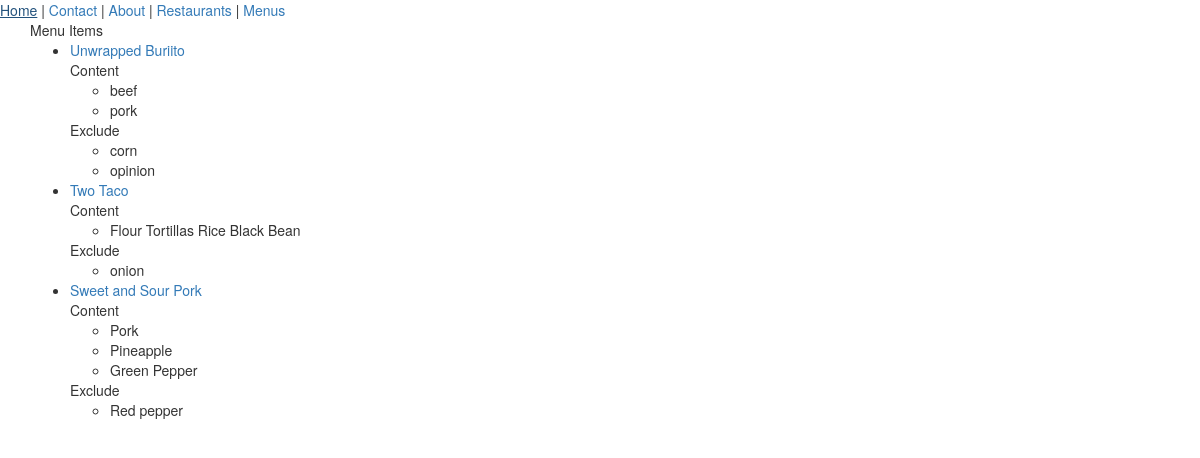
The page /items/ (signed in) on the database as committed earlier.
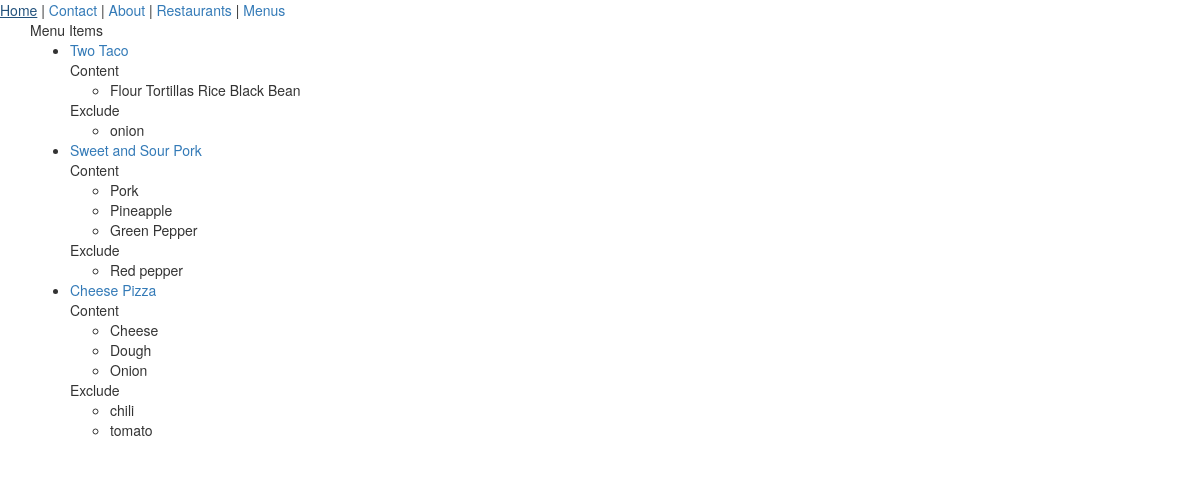
The same page on the database as committed later.
### menus/models.py (models this page shows, shortened)
class Item(models.Model):
	user 		= models.ForeignKey(settings.AUTH_USER_MODEL)
	restaurant 	= models.ForeignKey(RestaurantLocation)
	name 		= models.CharField(max_length=120)
	content 	= models.TextField(help_text='separete each item by comma')
	exclude 	= models.TextField(blank=True, null=True, help_text='separete each item by comma')
	public 		= models.BooleanField(default=True)
	timestamp 	= models.DateTimeField(auto_now_add=True)
	updated		= models.DateTimeField(auto_now=True)
	class Meta:
		ordering = ['updated', '-timestamp']
	def get_content(self):
		return self.content.split(",")
	def get_exclude(self):
		return self.exclude.split(",")
	def get_absolute_url(self):
		return reverse('menus:detail', kwargs={"pk": self.pk})

### menus/views.py (the view)
# urls.py: url(r'$', ItemListView.as_view(), name='list'),
class ItemListView(LoginRequiredMixin, ListView):
	def get_queryset(self):
		return Item.objects.filter(user=self.request.user)

### menus/templates/menus/item_list.html (shortened to what this page needs)
{% extends 'base.html' %}
{% block content %}
<div>Menu Items</div>
<ul>
	{% for obj in object_list %}
		<li><a href="{{ obj.get_absolute_url }}">{{ obj.name }}</a><br>
			{% if obj.content %}
			Content
			<ul>
				{% for item in obj.get_content %}
					<li>{{ item }}</li>
				{% endfor %}
			</ul>
			{% endif %}
			{% if obj.exclude %}
			Exclude
			<ul>
				{% for item in obj.get_exclude %}
					<li>{{ item }}</li>
				{% endfor %}
			</ul>
			{% endif %}
		</li>
	{% endfor %}
</ul>
{% endblock %}

Rows that differ between the two databases and show on the page:
changed Item: name "Unwrapped Buriito" → "Cheese Pizza"; content "beef, pork" → "Cheese,\r\nDough,\r\nOnion" (drawn); exclude "corn,\r\nopinion" → "chili,\r\ntomato" (drawn); moves down the list
Other text that changed with them:
new list line: "Cheese"
new list line: "Dough"
new list line: "Onion"
new list line: "chili"
new list line: "tomato"
list line gone: "beef"
list line gone: "pork"
list line gone: "corn"
list line gone: "opinion"
